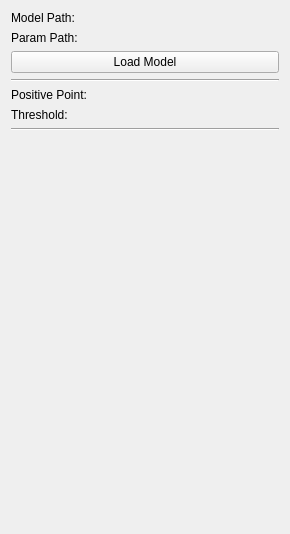
<?xml version="1.0" encoding="UTF-8"?>
<ui version="4.0">
 <class>placePoint</class>
 <widget class="qMRMLWidget" name="placePoint">
  <property name="geometry">
   <rect>
    <x>0</x>
    <y>0</y>
    <width>290</width>
    <height>534</height>
   </rect>
  </property>
  <layout class="QVBoxLayout" name="verticalLayout">
   <item>
    <layout class="QFormLayout" name="modelLayout">
     <item row="0" column="0">
      <widget class="QLabel" name="modelPathLabel">
       <property name="text">
        <string>Model Path: </string>
       </property>
      </widget>
     </item>
     <item row="0" column="1">
      <widget class="ctkPathLineEdit" name="modelPathInput"/>
     </item>
     <item row="1" column="0">
      <widget class="QLabel" name="paramPathLabel">
       <property name="text">
        <string>Param Path: </string>
       </property>
      </widget>
     </item>
     <item row="1" column="1">
      <widget class="ctkPathLineEdit" name="paramPathInput"/>
     </item>
    </layout>
   </item>
   <item>
    <widget class="QPushButton" name="loadModelButton">
     <property name="text">
      <string>Load Model</string>
     </property>
    </widget>
   </item>
   <item>
    <widget class="Line" name="line_2">
     <property name="orientation">
      <enum>Qt::Horizontal</enum>
     </property>
    </widget>
   </item>
   <item>
    <layout class="QHBoxLayout" name="positiveLayout">
     <item>
      <widget class="QLabel" name="positiveLabel">
       <property name="text">
        <string>Positive Point:</string>
       </property>
      </widget>
     </item>
     <item>
      <widget class="qSlicerMarkupsPlaceWidget" name="dgPositiveControlPointPlacementWidget">
       <property name="buttonsVisible">
        <bool>false</bool>
       </property>
       <property name="placeMultipleMarkups">
        <enum>qSlicerMarkupsPlaceWidget::ForcePlaceMultipleMarkups</enum>
       </property>
       <property name="nodeColor">
        <color>
         <red>0</red>
         <green>1</green>
         <blue>0</blue>
        </color>
       </property>
       <property name="placeModePersistency">
        <bool>false</bool>
       </property>
       <property name="deleteAllMarkupsOptionVisible">
        <bool>false</bool>
       </property>
      </widget>
     </item>
    </layout>
   </item>
   <item>
    <layout class="QHBoxLayout" name="threshLayout">
     <item>
      <widget class="QLabel" name="threshLabel">
       <property name="text">
        <string>Threshold: </string>
       </property>
      </widget>
     </item>
     <item>
      <widget class="ctkSliderWidget" name="threshSlider"/>
     </item>
    </layout>
   </item>
   <item>
    <widget class="Line" name="line">
     <property name="orientation">
      <enum>Qt::Horizontal</enum>
     </property>
    </widget>
   </item>
   <item>
    <spacer name="verticalSpacer">
     <property name="orientation">
      <enum>Qt::Vertical</enum>
     </property>
     <property name="sizeHint" stdset="0">
      <size>
       <width>20</width>
       <height>40</height>
      </size>
     </property>
    </spacer>
   </item>
  </layout>
 </widget>
 <customwidgets>
  <customwidget>
   <class>ctkPathLineEdit</class>
   <extends>QWidget</extends>
   <header>ctkPathLineEdit.h</header>
  </customwidget>
  <customwidget>
   <class>ctkSliderWidget</class>
   <extends>QWidget</extends>
   <header>ctkSliderWidget.h</header>
  </customwidget>
  <customwidget>
   <class>qMRMLWidget</class>
   <extends>QWidget</extends>
   <header>qMRMLWidget.h</header>
   <container>1</container>
  </customwidget>
  <customwidget>
   <class>qSlicerWidget</class>
   <extends>QWidget</extends>
   <header>qSlicerWidget.h</header>
   <container>1</container>
  </customwidget>
  <customwidget>
   <class>qSlicerMarkupsPlaceWidget</class>
   <extends>qSlicerWidget</extends>
   <header>qSlicerMarkupsPlaceWidget.h</header>
  </customwidget>
 </customwidgets>
 <resources/>
 <connections/>
</ui>
